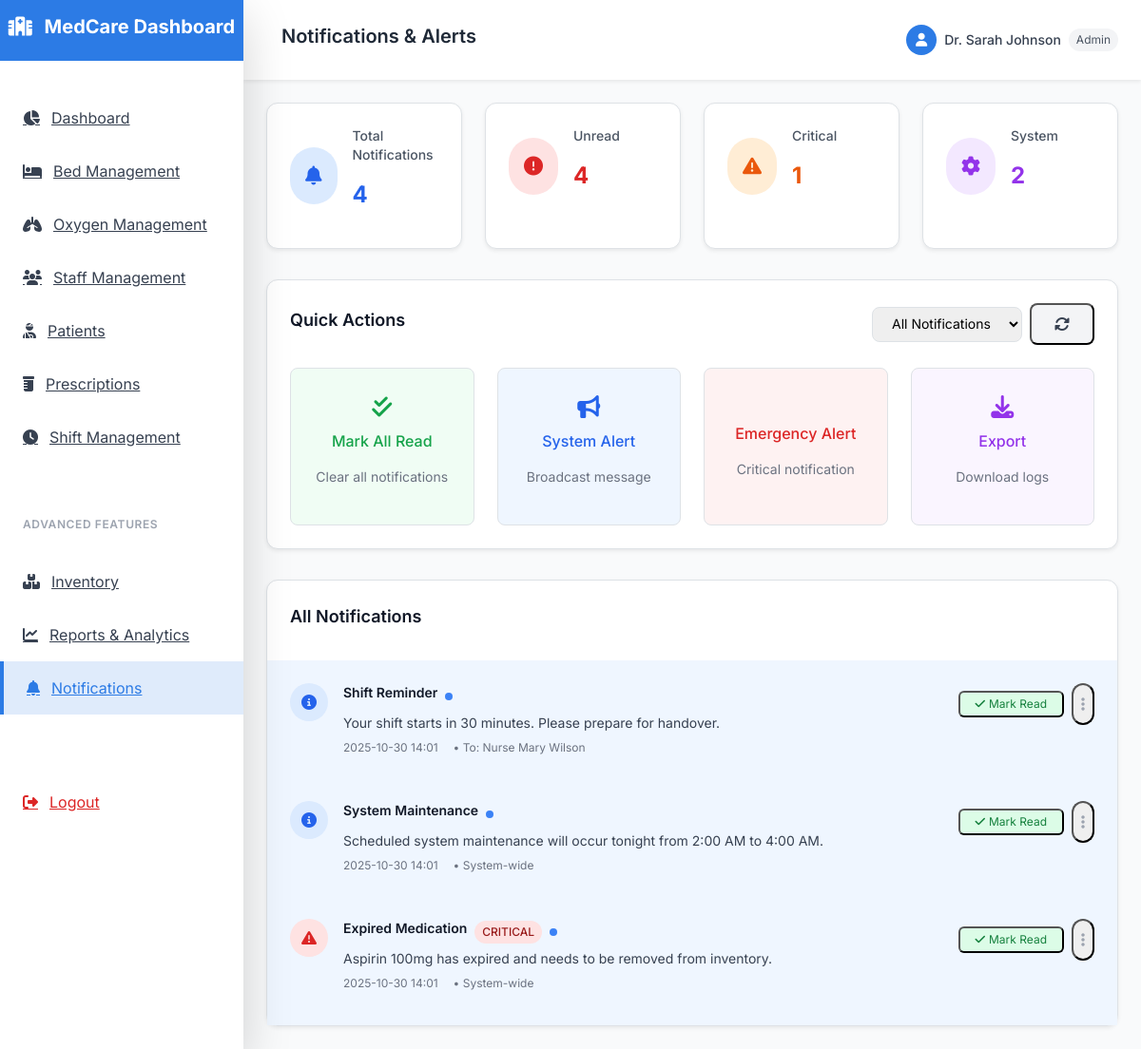
The app's page /admin/notifications (signed in) with its own data.
### models.py (models this page shows)
class Notification(db.Model):
    id = db.Column(db.Integer, primary_key=True)
    user_id = db.Column(db.Integer, db.ForeignKey('user.id'), nullable=True, index=True)  # None for system-wide
    title = db.Column(db.String(100), nullable=False)
    message = db.Column(db.Text, nullable=False)
    type = db.Column(db.String(20), nullable=False)  # 'info', 'warning', 'error', 'success'
    priority = db.Column(db.String(10), default='normal')  # 'low', 'normal', 'high', 'critical'
    is_read = db.Column(db.Boolean, default=False, index=True)
    created_at = db.Column(db.DateTime, default=lambda: datetime.now(timezone.utc), index=True)
    user = db.relationship('User', backref='notifications', lazy=True)

class User(db.Model):
    id = db.Column(db.Integer, primary_key=True)
    name = db.Column(db.String(100), nullable=False)
    email = db.Column(db.String(120), unique=True, nullable=False, index=True)
    password = db.Column(db.String(200), nullable=False)
    role = db.Column(db.String(20), nullable=False, index=True)  # 'admin', 'staff', or 'patient'
    patient_id = db.Column(db.Integer, db.ForeignKey('patient.id'), nullable=True, index=True)  # Link to patient record if role is 'patient'
    created_at = db.Column(db.DateTime, default=lambda: datetime.now(timezone.utc), index=True)

### app.py (the view)
@app.route('/admin/notifications')
def admin_notifications():
    if 'user_id' not in session or session['user_role'] != 'admin':
        return redirect(url_for('login'))
    notifications = Notification.query.order_by(Notification.created_at.desc()).all()
    unread_count = Notification.query.filter_by(is_read=False).count()
    return render_template('admin/notifications.html',
                         notifications=notifications,
                         unread_count=unread_count)

### templates/admin/notifications.html (shortened to what this page needs)
{% extends "base.html" %}
{% block page_title %}Notifications & Alerts{% endblock %}
{% block dashboard_content %}
<div class="grid grid-cols-1 md:grid-cols-2 lg:grid-cols-4 gap-6 mb-8">
    <div class="bg-white rounded-xl shadow-sm border border-gray-200 p-6 card-hover">
        <div class="flex items-center">
            <div class="p-3 rounded-full bg-blue-100">
                <i class="fas fa-bell text-blue-600 text-xl"></i>
            </div>
            <div class="ml-4">
                <p class="text-sm font-medium text-gray-600">Total Notifications</p>
                <p class="text-2xl font-bold text-blue-600">{{ notifications|length }}</p>
            </div>
        </div>
    </div>
    <div class="bg-white rounded-xl shadow-sm border border-gray-200 p-6 card-hover">
        <div class="flex items-center">
            <div class="p-3 rounded-full bg-red-100">
                <i class="fas fa-exclamation-circle text-red-600 text-xl"></i>
            </div>
            <div class="ml-4">
                <p class="text-sm font-medium text-gray-600">Unread</p>
                <p class="text-2xl font-bold text-red-600">{{ unread_count }}</p>
            </div>
        </div>
    </div>
    <div class="bg-white rounded-xl shadow-sm border border-gray-200 p-6 card-hover">
        <div class="flex items-center">
            <div class="p-3 rounded-full bg-orange-100">
                <i class="fas fa-exclamation-triangle text-orange-600 text-xl"></i>
            </div>
            <div class="ml-4">
                <p class="text-sm font-medium text-gray-600">Critical</p>
                <p class="text-2xl font-bold text-orange-600">{{ notifications|selectattr('priority', 'equalto', 'critical')|list|length }}</p>
            </div>
        </div>
    </div>
    <div class="bg-white rounded-xl shadow-sm border border-gray-200 p-6 card-hover">
        <div class="flex items-center">
            <div class="p-3 rounded-full bg-purple-100">
                <i class="fas fa-cog text-purple-600 text-xl"></i>
            </div>
            <div class="ml-4">
                <p class="text-sm font-medium text-gray-600">System</p>
                <p class="text-2xl font-bold text-purple-600">{{ notifications|selectattr('type', 'equalto', 'info')|list|length }}</p>
            </div>
        </div>
    </div>
</div>
<div class="bg-white rounded-xl shadow-sm border border-gray-200 p-6 mb-8">
    <div class="flex items-center justify-between mb-4">
        <h3 class="text-lg font-semibold text-gray-900">Quick Actions</h3>
        <div class="flex items-center space-x-2">
            <select id="notificationFilter" class="px-3 py-2 border border-gray-300 rounded-lg text-sm">
                <option value="">All Notifications</option>
            </select>
            <button onclick="refreshNotifications()" class="px-4 py-2 bg-gray-100 text-gray-700 rounded-lg hover:bg-gray-200">
                <i class="fas fa-sync-alt"></i>
            </button>
        </div>
    </div>
    <div class="grid grid-cols-1 md:grid-cols-4 gap-4">
        <button onclick="markAllRead()" class="p-4 bg-green-50 border border-green-200 rounded-lg hover:bg-green-100 text-center transition-colors">
            <i class="fas fa-check-double text-green-600 text-2xl mb-2"></i>
            <p class="font-medium text-green-600">Mark All Read</p>
            <p class="text-sm text-gray-500">Clear all notifications</p>
        </button>
        <button onclick="createSystemAlert()" class="p-4 bg-blue-50 border border-blue-200 rounded-lg hover:bg-blue-100 text-center transition-colors">
            <i class="fas fa-bullhorn text-blue-600 text-2xl mb-2"></i>
            <p class="font-medium text-blue-600">System Alert</p>
            <p class="text-sm text-gray-500">Broadcast message</p>
        </button>
        <button onclick="emergencyAlert()" class="p-4 bg-red-50 border border-red-200 rounded-lg hover:bg-red-100 text-center transition-colors">
            <p class="font-medium text-red-600">Emergency Alert</p>
            <p class="text-sm text-gray-500">Critical notification</p>
        </button>
        <button onclick="exportNotifications()" class="p-4 bg-purple-50 border border-purple-200 rounded-lg hover:bg-purple-100 text-center transition-colors">
            <i class="fas fa-download text-purple-600 text-2xl mb-2"></i>
            <p class="font-medium text-purple-600">Export</p>
            <p class="text-sm text-gray-500">Download logs</p>
        </button>
    </div>
</div>
<div class="bg-white rounded-xl shadow-sm border border-gray-200">
    <div class="px-6 py-4 border-b border-gray-200">
        <h3 class="text-lg font-semibold text-gray-900">All Notifications</h3>
    </div>
    {% if notifications %}
    <div class="divide-y divide-gray-200 max-h-96 overflow-y-auto" id="notificationsList">
        {% for notification in notifications %}
        <div class="p-6 hover:bg-gray-50 transition-colors {% if not notification.is_read %}bg-blue-50{% endif %}"
             data-priority="{{ notification.priority }}"
             data-type="{{ notification.type }}"
             data-read="{{ notification.is_read|lower }}">
            <div class="flex items-start justify-between">
                <div class="flex items-start space-x-4">
                    <div class="w-10 h-10 rounded-full flex items-center justify-center
                        {% if notification.type == 'error' %}bg-red-100 text-red-600
                        {% elif notification.type == 'warning' %}bg-yellow-100 text-yellow-600
                        {% elif notification.type == 'success' %}bg-green-100 text-green-600
                        {% else %}bg-blue-100 text-blue-600{% endif %}">
                        <i class="fas {% if notification.type == 'error' %}fa-exclamation-triangle
                            {% elif notification.type == 'warning' %}fa-exclamation-circle
                            {% elif notification.type == 'success' %}fa-check-circle
                            {% else %}fa-info-circle{% endif %}"></i>
                    </div>
                    <div class="flex-1">
                        <div class="flex items-center space-x-2 mb-1">
                            <h4 class="text-sm font-semibold text-gray-900">{{ notification.title }}</h4>
                            {% if notification.priority == 'critical' %}
                            <span class="px-2 py-1 bg-red-100 text-red-800 text-xs rounded-full font-medium">
                                CRITICAL
                            </span>
                            {% elif notification.priority == 'high' %}
                            <span class="px-2 py-1 bg-orange-100 text-orange-800 text-xs rounded-full font-medium">
                                HIGH
                            </span>
                            {% endif %}
                            {% if not notification.is_read %}
                            <span class="w-2 h-2 bg-blue-500 rounded-full"></span>
                            {% endif %}
                        </div>
                        <p class="text-sm text-gray-700 mb-2">{{ notification.message }}</p>
                        <div class="flex items-center space-x-4 text-xs text-gray-500">
                            <span>{{ notification.created_at.strftime('%Y-%m-%d %H:%M') }}</span>
                            {% if notification.user %}
                            <span>• To: {{ notification.user.name }}</span>
                            {% else %}
                            <span>• System-wide</span>
                            {% endif %}
                        </div>
                    </div>
                </div>
                <div class="flex items-center space-x-2 ml-4">
                    {% if not notification.is_read %}
                    <button onclick="markAsRead({{ notification.id }})" class="px-3 py-1 bg-green-100 text-green-700 rounded text-xs hover:bg-green-200">
                        <i class="fas fa-check mr-1"></i>Mark Read
                    </button>
                    {% endif %}
                    <div class="relative">
                        <button onclick="toggleNotificationMenu({{ notification.id }})" class="p-2 text-gray-400 hover:text-gray-600 rounded-full hover:bg-gray-100">
                            <i class="fas fa-ellipsis-v"></i>
                        </button>
                    </div>
                </div>
            </div>
        </div>
        {% endfor %}
    </div>
    {% else %}
    <div class="p-12 text-center">
        <i class="fas fa-bell-slash text-gray-400 text-6xl mb-4"></i>
        <h3 class="text-lg font-medium text-gray-900 mb-2">No Notifications</h3>
        <p class="text-gray-500">You're all caught up! No new notifications at this time.</p>
    </div>
    {% endif %}
</div>
{% endblock %}

### static/css/custom.css (style rules this page uses)
.card-hover { transition: all 0.3s ease; }
:root { --hospital-blue: #2C7BE5; --success-green: #48C774; --warning-yellow: #FFDD57; --alert-red: #F14668; --bg-light: #F8FAFC; --text-dark: #222B45; }

### templates/base.html (style rules this page uses)
body { font-family: 'Inter', sans-serif; }
.card-hover { transition: all 0.3s ease; }

### records on screen
Notification: title "Shift Reminder", is_read False (drawn), message "Your shift starts in 30 minutes. Please prepare for handover.", created_at "2025-10-30 14:01", user.name "Nurse Mary Wilson"
Notification: title "System Maintenance", is_read False (drawn), message "Scheduled system maintenance will occur tonight from 2:00 AM to 4:00 AM.", created_at "2025-10-30 14:01", shows "• System-wide"
Notification: title "Expired Medication", priority "CRITICAL", is_read False (drawn), message "Aspirin 100mg has expired and needs to be removed from inventory.", created_at "2025-10-30 14:01", shows "• System-wide"

### other values on screen
{{ session.user_name }} "Dr. Sarah Johnson"
{{ session.user_role.title() }} "Admin"
{{ notifications|length }} "4"
{{ unread_count }} "4"
{{ notifications|selectattr('type', 'equalto', 'info')|list|length }} "2"
